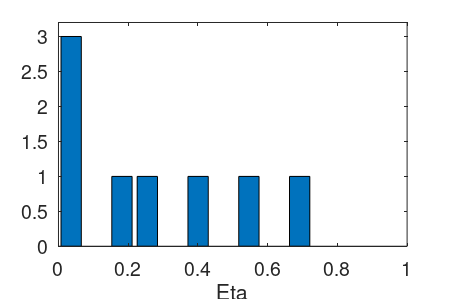

Here is the MATLAB script that generated this plot:
% plotEtas

load('Etas.mat');

figure(1)
set(gcf,'Position',[100 100 450 300]);

[n,x]=hist(Etas);
h=bar(x,n);
set(gca,'FontSize',14)
axis([0 1 0 3.2]);

xlabel('Eta')


fig_dest = 'Eta_hist';
set(gcf,'paperpositionmode','auto');
print('-dpng',fig_dest);
